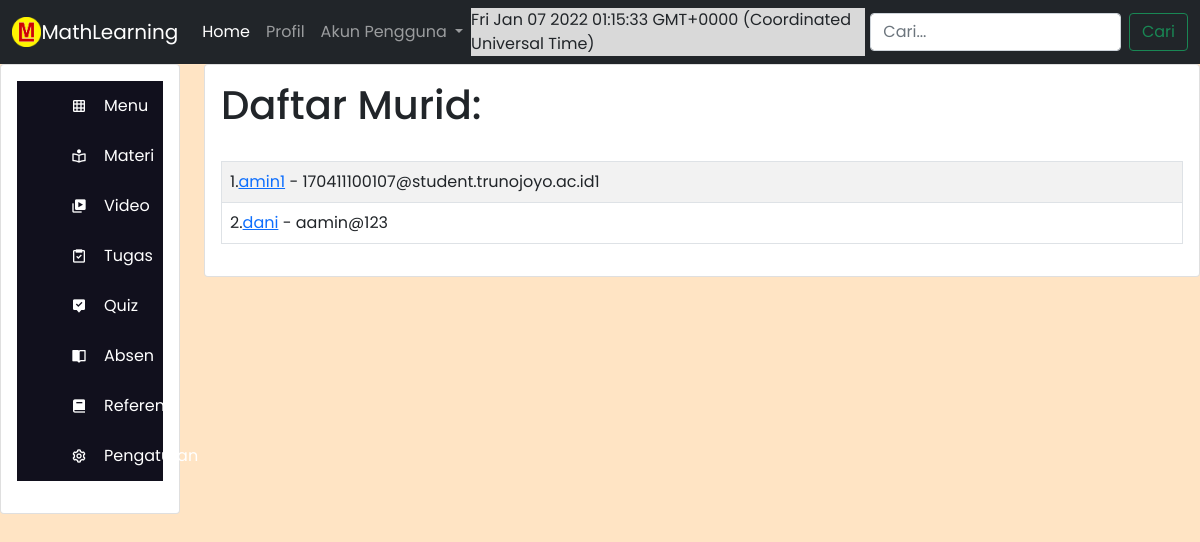
The app's page /guru, older data.
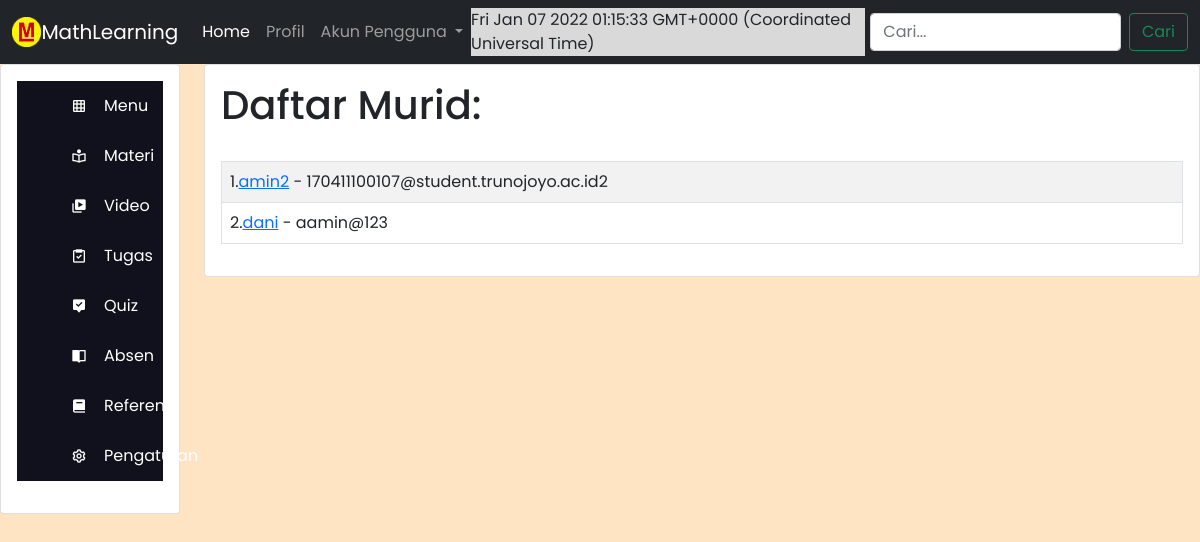
The same page, newer data.
### app.py (models this page shows, shortened)
class Users(db.Model):
	id = db.Column(db.Integer, primary_key=True)
	name = db.Column(db.String(200), nullable=False)
	email = db.Column(db.String(120), nullable=False, unique=True)
	date_added = db.Column(db.DateTime, default=datetime.utcnow)

### app.py (the view)
@app.route("/guru")
def guru():
	name = None
	form = UserForm()
	our_users = Users.query.order_by(Users.date_added)
	return render_template("guru.html", name = name, our_users = our_users)

### webforms.py
class UserForm(FlaskForm):
	name = StringField("Name", validators=[DataRequired()])
	email = StringField("Email", validators=[DataRequired()])
	submit = SubmitField("Submit")

### templates/guru.html (shortened to what this page needs)
<!DOCTYPE html>
<html lang="en" dir="ltr">
  <head>
    <link href='https://unpkg.com/boxicons@2.1.1/css/boxicons.min.css' rel='stylesheet'>
    <link rel="stylesheet" href="https://cdn.jsdelivr.net/npm/bootstrap@5.0.2/dist/css/bootstrap.min.css">
    <link rel="stylesheet" href="{{ url_for('static', filename='css/sidebar.css' )}}" />
    <link rel="stylesheet" href="{{ url_for('static', filename='css/content.css' )}}" />
  </head>
  <body>
    {% block content %}
    {% include './navbar.html' %}
    <div class="row">
      <div class="col-sm-2">
        <div class="card">
          <div class="card-body">
            {% include './sidebar.html' %}
          </div>
        </div>
      </div>
      <div class="col-sm-10">
        <div class="card">
          <div class="card-body">
            <h1>Daftar Murid:</h1>
            <br/>
            <table class="table table-hover table-bordered table-striped">
            {% for our_user in our_users %}
              <tr>
              <td>{{ our_user.id }}.<a href="{{ url_for('update', id=our_user.id)}}">{{ our_user.name }}</a>
                 - {{ our_user.email }}
                </td>
              </tr>
            {% endfor %}
            </table>
          </div>
        </div>
      </div>
    </div>
    {% endblock %}
  </body>
</html>

### templates/navbar.html (shortened to what this page needs)
<div class="navbar_content">
    <nav class="navbar navbar-expand-lg navbar-dark bg-dark">
        <div class="container-fluid">
          <img src="./static/LOGO_MATH.png" class="resize" alt="icon">
          <a class="navbar-brand" href="#">MathLearning</a>
          <div class="collapse navbar-collapse" id="navbarSupportedContent">
            <ul class="navbar-nav me-auto mb-2 mb-lg-0">
              <li class="nav-item">
                <a class="nav-link active" aria-current="page" href="{{url_for('home')}}">Home</a>
              </li>
              <li class="nav-item">
                <a class="nav-link {{status}}" href="#" aria-disabled="false"  tabindex="-1">Profil</a>
              </li>
              <li class="nav-item dropdown">
                <a class="nav-link dropdown-toggle" href="#" id="navbarDropdown" role="button" data-bs-toggle="dropdown" aria-expanded="false">
                  Akun Pengguna
                </a>
              </li>
            </ul>
            <div id='date-time' class="jam"></div>
            <form class="d-flex">
              <input class="form-control me-2" type="search" placeholder="Cari..." aria-label="Search">
              <button class="btn btn-outline-success" type="submit">Cari</button>
            </form>
          </div>
        </div>
      </nav>
</div>

### templates/sidebar.html (shortened to what this page needs)
<div class="sidebar">
    <ul class="nav_list">
        <li>
            <a href="#">
                <i class='bx bx-grid'></i>
                <span class="links_name">Menu</span>
            </a>
        </li>
        <li>
            <a href="{{url_for('materi')}}">
                <i class='bx bx-book-reader'></i>
                <span class="links_name">Materi</span>
            </a>
        </li>
        <li>
            <a href="{{url_for('video')}}">
                <i class='bx bxs-videos'></i>
                <span class="links_name">Video</span>
            </a>
        </li>
        <li>
            <a href="{{url_for('tugas')}}">
                <i class='bx bx-task'></i>
                <span class="links_name">Tugas</span>
            </a>
        </li>
        <li>
            <a href="{{url_for('quiz')}}">
                <i class='bx bxs-message-alt-check'></i>
                <span class="links_name">Quiz</span>
            </a>
        </li>
        <li>
            <a href="{{url_for('absen')}}">
                <i class='bx bxs-book-open'></i>
                <span class="links_name">Absen</span>
            </a>
        </li>
        <li>
            <a href="{{url_for('referensi')}}">
                <i class='bx bxs-book'></i>
                <span class="links_name">Referensi</span>
            </a>
        </li>
        <li>
            <a href="{{url_for('pengaturan')}}">
                <i class='bx bx-cog'></i>
                <span class="links_name">Pengaturan</span>
            </a>
        </li>
    </ul>
  </div>

### static/css/sidebar.css (style rules this page uses)
* { margin: 0; padding: 0; box-sizing: border-box; font-family: "Poppins", sans-serif; }
body { position: relative; min-height: 100vh; width: 100%; overflow: scroll; background-color: bisque; }
.sidebar { top: 0; left: 0; background: #11101d; transition: all 0.5s ease; }
.sidebar ul { margin-top: 0px; }
.sidebar ul li { position: relative; height: 50px; width: 100%; margin: 0 5px; list-style: none; line-height: 50px; }
.sidebar ul li a { color: #fff; display: flex; align-items: center; text-decoration: none; transition: all 0.4s ease ; border-radius: 12px; white-space: nowrap; }
.sidebar ul li i { height: 50px; min-width: 50px; border-radius: 12px; line-height: 50px; text-align: center; }

### static/css/content.css (style rules this page uses)
.resize { width: 2.5%; height: 2.5%; }
.jam { background-color: #d9d9d9; margin-right: 0.5%; }

Row changes from the older to the newer data that the page shows:
changed Users id 1: name "amin1" → "amin2"; email "170411100107@student.trunojoyo.ac.id1" → "170411100107@student.trunojoyo.ac.id2"
